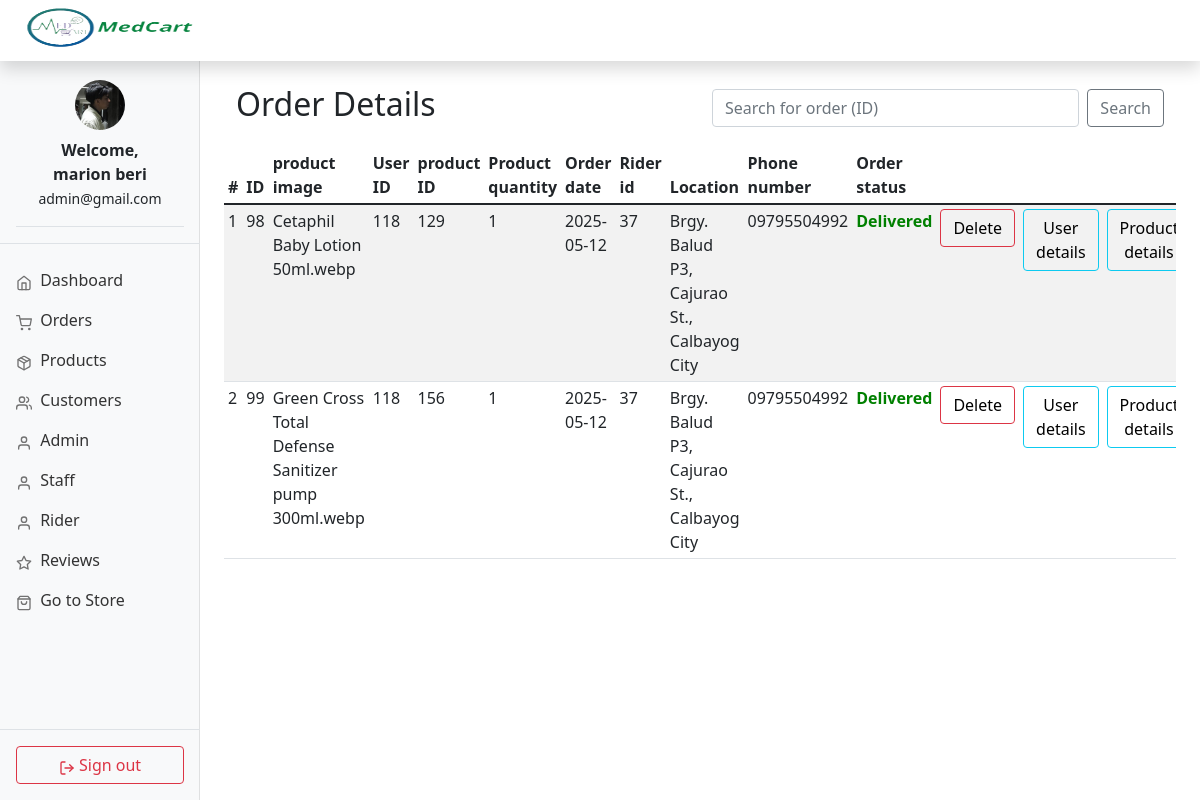
The page /admin/orders.php (signed in) on the database its author committed.
### tables this page shows
CREATE TABLE `orders` (
  `order_id` int(11) NOT NULL,
  `item_id` int(11) NOT NULL,
  `user_id` int(11) NOT NULL,
  `order_quantity` int(11) NOT NULL,
  `order_date` date NOT NULL,
  `order_status` varchar(50) DEFAULT 'Pending',
  `delivery_status` varchar(50) DEFAULT 'Pending',
  `rider_id` int(11) DEFAULT 0,
  `user_address` text DEFAULT NULL,
  `phone_number` varchar(20) DEFAULT NULL,
  `item_image` varchar(255) NOT NULL
);

### admin/includes/functions.php (called while the page is built, shortened)
<?php
include '../includes/db.inc.php';
$connection = mysqli_connect("localhost", "root", "", "medcart");
    function query($query)
    {
        global $connection;
        $run = mysqli_query($connection, $query);
        if ($run) {
            $data = [];
            while ($row = $run->fetch_assoc()) {
                $data[] = $row;
            }
            return $data;
        } else {
            return false;
        }
    }
function get_admin($id)
{
    $query = "SELECT admin_id ,admin_fname ,admin_lname ,admin_email  FROM admin WHERE admin_id=$id";
    $data = query($query);
    return $data;
}
function all_orders() {
    global $conn;
    $sql = "SELECT * FROM orders ORDER BY order_date DESC";
    $result = mysqli_query($conn, $sql);
    return mysqli_fetch_all($result, MYSQLI_ASSOC);
}

### admin/orders.php (the view, shortened to what this page needs)
<?php
include "includes/head.php";
include_once "includes/functions.php";
?>
<body>
    <?php
    include "includes/header.php"
    ?>
    <?php
    include "includes/sidebar.php";
    ?>
   <main class="col-md-9 ms-sm-auto col-lg-10 px-md-4 mt-4">
    <div class="container">
        <div class="row align-items-center mb-3">
            <div class="col-12 col-md-6">
                <h2>Order Details</h2>
            </div>
            <div class="col-12 col-md-6 text-md-end">
                <form class="d-flex" method="GET" action="orders.php">
                    <input class="form-control me-2" type="search" name="search_order_id" placeholder="Search for order (ID)" aria-label="Search">
                    <button class="btn btn-outline-secondary" type="submit" name="search_order" value="search">Search</button>
                </form>
            </div>
        </div>
    </div>
        <div class="table-responsive">
            <table class="table table-striped table-sm">
                <thead>
                    <tr>
                        <th scope="col">#</th>
                        <th scope="col">ID</th>
                        <th scope="col">product image</th>
                        <th scope="col">User ID</th>
                        <th scope="col">product ID</th>
                        <th scope="col">Product quantity</th>
                        <th scope="col">Order date</th>
                        <th scope="col">Rider id</th>
                        <th scope="col">Location</th>
                        <th scope="col">Phone number</th>
                        <th scope="col">Order status</th>
                </thead>
                <tbody>
                <?php
                    $data = all_orders();
                    $num = sizeof($data);
                    for ($i = 0; $i < $num; $i++) {
                    ?>
                    <tr>
                        <td><?php echo $i + 1; ?></td>
                        <td><?php echo $data[$i]['order_id']; ?></td>
                        <td><?php echo $data[$i]['item_image']; ?></td>
                        <td><?php echo $data[$i]['user_id']; ?></td>
                        <td><?php echo $data[$i]['item_id']; ?></td>
                        <td><?php echo $data[$i]['order_quantity']; ?></td>
                        <td><?php echo $data[$i]['order_date']; ?></td>
                        <td><?php echo $data[$i]['rider_id']; ?></td>
                        <td><?php echo $data[$i]['user_address']; ?></td>
                        <td><?php echo $data[$i]['phone_number']; ?></td>
                        <?php
                        $status = strtolower($data[$i]['delivery_status']);
                        $color = match ($status) {
                            'pending' => 'orange',
                            'shipped' => 'blue',
                            'delivered' => 'green',
                            default => 'gray'
                        };
                        ?>
                        <td style="color: <?= $color ?>; font-weight: bold;">
                            <?= ucfirst($status); ?>
                        </td>
                        <td>
                            <button type="button" class="btn btn-outline-danger">
                                <a style="text-decoration: none; color:black;" href="orders.php?delete=<?= $data[$i]['order_id'] ?>">Delete</a>
                            </button>
                        </td>
                        <td>
                            <button type="button" class="btn btn-outline-info">
                                <a style="text-decoration: none; color:black;" href="customers.php?id=<?= $data[$i]['user_id'] ?>">User details</a>
                            </button>
                        </td>
                        <td>
                            <button type="button" class="btn btn-outline-info">
                                <a style="text-decoration: none; color:black;" href="products.php?id=<?= $data[$i]['item_id'] ?>">Product details</a>
                            </button>
                        </td>
                    </tr>
                    <?php } ?>
                </tbody>
            </table>
        </div>
        <br><br>
    </main>
</body>

### admin/includes/sidebar.php (shortened to what this page needs)
<?php
require_once '../includes/db.inc.php';
$email = $_SESSION['admin_email'];
function get_admin_profile_pic($conn, $email) {
    $stmt = $conn->prepare("SELECT profile_pic FROM admin WHERE admin_email = ? LIMIT 1");
    $stmt->bind_param("s", $email);
    $stmt->execute();
    $stmt->bind_result($pic);
    return $pic;
}
$pic = 'default-user.png';
$dbPic = get_admin_profile_pic($conn, $email);
$imagePath = __DIR__ . '/../../images/' . $dbPic;
if (!empty($dbPic) && file_exists($imagePath)) {
    $pic = $dbPic;
}
?>
<nav id="sidebarMenu" class="col-md-3 col-lg-2 d-md-block bg-light sidebar collapse mt-3">
    <div class="position-sticky d-flex flex-column h-100 pt-3 justify-content-between">
        <div>
            <div class="px-3 pb-3 border-bottom text-center">
                <img src="../images/<?= htmlspecialchars($pic) ?>?v=<?= time() ?>" alt="Profile Picture" width="50" height="50"
                     class="rounded-circle mb-2" style="object-fit: cover; cursor: pointer;"
                     data-bs-toggle="modal" data-bs-target="#choosePicModal">
                <br>
                <?php
        if (isset($_SESSION['admin_id'])) {
            $adminInfo = get_admin($_SESSION['admin_id']);
            if (!empty($adminInfo)) {
                $admin = $adminInfo[0];
                echo '<div class="px-3 pb-3 border-bottom">';
                echo '<strong>Welcome, ' . htmlspecialchars($admin['admin_fname']) . ' ' . htmlspecialchars($admin['admin_lname']) . '</strong><br>';
                echo '<small>' . htmlspecialchars($admin['admin_email']) . '</small>';
                echo '</div>';
            }
        }
        ?>
            </div>
            <ul class="nav flex-column mt-3">
                <li class="nav-item"><a class="nav-link" href="index.php"><span data-feather="home"></span> Dashboard</a></li>
                <li class="nav-item"><a class="nav-link" href="orders.php"><span data-feather="shopping-cart"></span> Orders</a></li>
                <li class="nav-item"><a class="nav-link" href="products.php"><span data-feather="package"></span> Products</a></li>
                <li class="nav-item"><a class="nav-link" href="customers.php"><span data-feather="users"></span> Customers</a></li>
                <li class="nav-item"><a class="nav-link" href="admin.php"><span data-feather="user"></span> Admin</a></li>
                <li class="nav-item"><a class="nav-link" href="staff.php"><span data-feather="user"></span> Staff</a></li>
                <li class="nav-item"><a class="nav-link" href="rider.php"><span data-feather="user"></span> Rider</a></li>
                <li class="nav-item"><a class="nav-link" href="reviews.php"><span data-feather="star"></span> Reviews</a></li>
                <li class="nav-item"><a class="nav-link" href="../index.php"><span data-feather="shopping-bag"></span> Go to Store</a></li>
            </ul>
        </div>
        <div class="p-3 border-top">
            <a href="logout.php" class="btn btn-outline-danger w-100">
                <span data-feather="log-out"></span> Sign out
            </a>
        </div>
    </div>
</nav>

### admin/dashboard.css (style rules this page uses)
body { font-size: 0.875rem; }
.feather { width: 16px; height: 16px; vertical-align: text-bottom; }
.sidebar { position: fixed; top: 0; bottom: 0; left: 0; z-index: 100; padding: 48px 0 0; box-shadow: inset -1px 0 0 rgba(0, 0, 0, 0.1); }
.sidebar .nav-link { font-weight: 500; color: #333; }
.sidebar .nav-link .feather { margin-right: 4px; color: #727272; }

### rows shown on the page
orders: order_id "98", item_image "Cetaphil Baby Lotion 50ml.webp", user "118", item "129", order_quantity "1", order_date "2025-05-12", rider "37", user_address "Brgy. Balud P3, Cajurao St., Calbayog City", phone_number "09795504992", delivery_status "Delivered"
orders: order_id "99", item_image "Green Cross Total Defense Sanitizer pump 300ml.webp", user "118", item "156", order_quantity "1", order_date "2025-05-12", rider "37", user_address "Brgy. Balud P3, Cajurao St., Calbayog City", phone_number "09795504992", delivery_status "Delivered"

### other values the page prints
$admin['admin_fname'] "marion"
$admin['admin_lname'] "beri"
$admin['admin_email'] "admin@gmail.com"
